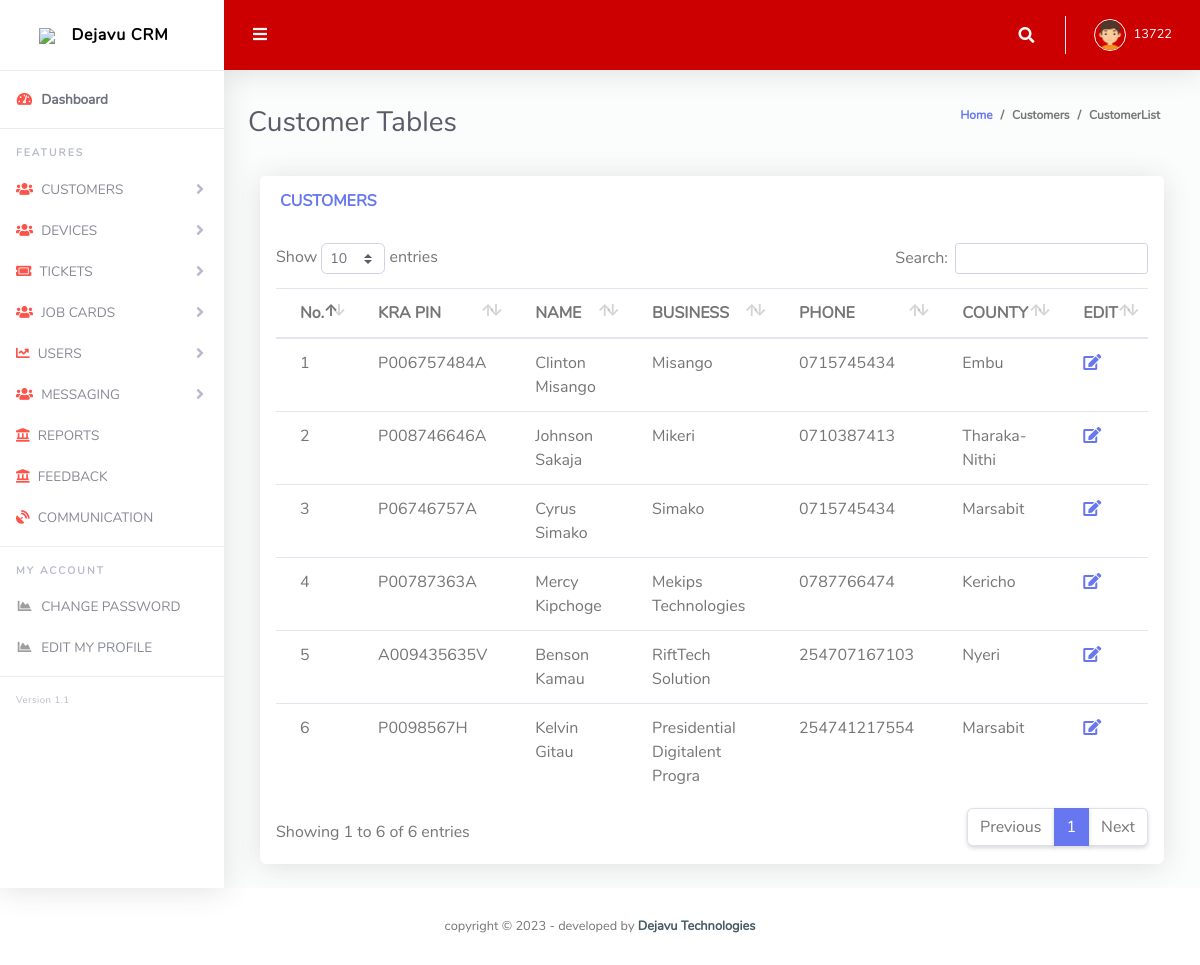
The app's page /admin/vcustomers.php (signed in) with its own data.
### tables this page shows
CREATE TABLE `customers` (
  `id` int(11) NOT NULL,
  `dateCreated` datetime(6) DEFAULT NULL,
  `idNumber` varchar(40) DEFAULT NULL,
  `pin` varchar(20) NOT NULL,
  `phoneNumber` varchar(20) NOT NULL,
  `cusName` varchar(30) DEFAULT NULL,
  `businessName` varchar(30) DEFAULT NULL,
  `businessAddress` varchar(30) DEFAULT NULL,
  `county` varchar(15) DEFAULT NULL,
  `email` varchar(40) DEFAULT NULL,
  `createdBy` varchar(16) NOT NULL,
  `status` int(1) NOT NULL
);

### member.php (called while the page is built, shortened)
<?php
function allcustomers()
{
    $db = getConnection();
    $query = "SELECT * FROM customers ";
    $result = mysqli_query($db, $query);
    return $result;
}

### admin/vcustomers.php (the view, shortened to what this page needs)
<?php
require_once($_SERVER['DOCUMENT_ROOT']."/crm/member.php");
$customers = allcustomers()
?>
<!DOCTYPE html>
<html lang="en">
<head>
  <link href="vendor/fontawesome-free/css/all.min.css" rel="stylesheet" type="text/css">
  <link href="vendor/bootstrap/css/bootstrap.min.css" rel="stylesheet" type="text/css">
  <link href="css/ruang-admin.min.css" rel="stylesheet">
  <link href="vendor/datatables/dataTables.bootstrap4.min.css" rel="stylesheet">
</head>
<body id="page-top">
  <div id="wrapper">
    <?php
      include('sidebar.php');
    ?>
    <div id="content-wrapper" class="d-flex flex-column">
      <div id="content">
        <?php
         include('topbar.php');
        ?>
        <div class="container-fluid" id="container-wrapper">
          <div class="d-sm-flex align-items-center justify-content-between mb-4">
            <h1 class="h3 mb-0 text-gray-800">Customer Tables</h1>
            <ol class="breadcrumb">
              <li class="breadcrumb-item"><a href="./">Home</a></li>
              <li class="breadcrumb-item">Customers</li>
              <li class="breadcrumb-item active" aria-current="page">CustomerList</li>
            </ol>
          </div>
             <div class="col-lg-12">
              <div class="card mb-4">
                <div class="card-header py-3 d-flex flex-row align-items-center justify-content-between">
                  <h6 class="m-0 font-weight-bold text-primary">CUSTOMERS</h6>
                </div>
                <div class="table-responsive p-3">
                  <table class="table align-items-center table-flush" id="dataTable" >
                    <thead class="">
                      <tr>
                        <th>No.</th>
                        <th>KRA PIN</th>
                        <th>NAME</th>
                        <th>BUSINESS</th>
                        <th>PHONE</th>
                        <th>COUNTY</th>
                        <th>EDIT</th>
                      </tr>
                    </thead>
                    <tbody>
                         <?php
                                  $num=0;
                            foreach($customers as $row){
                                print " <tr> ";
                                print "<td>" . ++$num . "</td>";
                                print "<td>" . $row['pin']. "</td>";
                                print "<td>" . $row['cusName']. "</td>";
                                print "<td>" . $row['businessName']. "</td>";
                                print "<td>" . $row['phoneNumber']. "</td>";
                                print "<td>" . $row['county']. "</td>";
                                print("<td>");
                                print('<a  href="/crm/admin/edit.php?id='.$row['id'].'"><i class="fa fa-edit"></i></a>');
                                print("</td>");
                            }
                        ?>
                    </tbody>
                  </table>
                </div>
              </div>
            </div>
          </div>
        </div>
      </div>
    </div>
  <footer class="sticky-footer bg-white">
        <div class="container my-auto">
          <div class="copyright text-center my-auto">
            <span>copyright &copy; <script> document.write(new Date().getFullYear()); </script> - developed by
              <b><a href="" target="_blank">Dejavu Technologies</a></b>
            </span>
          </div>
        </div>
      </footer>
</body>
</html>

### admin/sidebar.php (shortened to what this page needs)
<ul class="navbar-nav sidebar sidebar-light accordion" id="accordionSidebar">
      <a class="sidebar-brand d-flex align-items-center justify-content-center" href="index.php" style="background-color:#FFFFFF">
        <div class="sidebar-brand-icon">
          <img src="img/devajuLogo.jpeg">
        </div>
        <div class="sidebar-brand-text mx-3" style="color:#000000">Dejavu CRM</div>
      </a>
      <hr class="sidebar-divider my-0">
      <li class="nav-item active">
        <a class="nav-link" href="index.php">
          <i class="fas fa-fw fa-tachometer-alt text-danger"></i>
          <span>Dashboard</span></a>
      </li>
      <hr class="sidebar-divider">
      <div class="sidebar-heading">
        Features
      </div>
      <li class="nav-item">
        <a class="nav-link collapsed" href="#" data-toggle="collapse" data-target="#collapseBootstrap"
          aria-expanded="true" aria-controls="collapseBootstrap">
          <i class="fas fa-users fa-2x text-danger"></i>
          <span>CUSTOMERS</span>
        </a>
      </li>
      <li class="nav-item">
        <a class="nav-link collapsed" href="#" data-toggle="collapse" data-target="#collapseBootstrap1"
          aria-expanded="true" aria-controls="collapseBootstrap">
          <i class="fas fa-users fa-2x text-danger"></i>
          <span>DEVICES</span>
        </a>
      </li>
      <li class="nav-item">
        <a class="nav-link collapsed" href="#" data-toggle="collapse" data-target="#collapseForm" aria-expanded="true"
          aria-controls="collapseForm">
          <i class="fas fa-ticket-alt fa-2x text-danger"></i>
          <span>TICKETS</span>
        </a>
      </li>
     <li class="nav-item">
        <a class="nav-link collapsed" href="#" data-toggle="collapse" data-target="#jobCards"
          aria-expanded="true" aria-controls="collapseBootstrap">
          <i class="fas fa-users fa-2x text-danger"></i>
          <span>JOB CARDS</span>
        </a>
      </li>
      <li class="nav-item">
        <a class="nav-link collapsed" href="#" data-toggle="collapse" data-target="#collapseTable" aria-expanded="true"
          aria-controls="collapseTable">
          <i class="fas fa-chart-line fa-2x text-danger"></i>
          <span>USERS</span>
        </a>
      </li>
 <li class="nav-item">
        <a class="nav-link collapsed" href="#" data-toggle="collapse" data-target="#collapseBootstrapmsg"
          aria-expanded="true" aria-controls="collapseBootstrapmsg">
          <i class="fas fa-users fa-2x text-danger"></i>
          <span>MESSAGING</span>
        </a>
      </li>
      <li class="nav-item">
        <a class="nav-link" href="reportM.php">
          <i class="fas fa-landmark fa-2x text-danger"></i>
          <span>REPORTS</span>
        </a>
      </li>
      <li class="nav-item">
        <a class="nav-link" href="">
          <i class="fas fa-landmark fa-2x text-danger"></i>
          <span>FEEDBACK</span>
        </a>
      </li>
      <li class="nav-item">
        <a class="nav-link" href="">
          <i class="fas fa-satellite-dish fa-2x text-danger"></i>
          <span>COMMUNICATION</span>
        </a>
      </li>
      <hr class="sidebar-divider">
      <div class="sidebar-heading">
        MY ACCOUNT
      </div>
      <li class="nav-item">
        <a class="nav-link" href="cp.php">
          <i class="fas fa-fw fa-chart-area"></i>
          <span>CHANGE PASSWORD</span>
        </a>
      </li>
      <li class="nav-item">
        <a class="nav-link" href="edituser.php">
          <i class="fas fa-fw fa-chart-area"></i>
          <span>EDIT MY PROFILE</span>
        </a>
      </li>
      <hr class="sidebar-divider">
      <div class="version" id="version-ruangadmin"></div>
    </ul>

### admin/topbar.php (shortened to what this page needs)
<nav class="navbar navbar-expand navbar-light bg-navbar topbar mb-4 static-top" style="background-color:#cc0000">
          <button id="sidebarToggleTop" class="btn btn-link rounded-circle mr-3">
            <i class="fa fa-bars"></i>
          </button>
          <ul class="navbar-nav ml-auto">
            <li class="nav-item dropdown no-arrow">
              <a class="nav-link dropdown-toggle" href="#" id="searchDropdown" role="button" data-toggle="dropdown"
                aria-haspopup="true" aria-expanded="false">
                <i class="fas fa-search fa-fw"></i>
              </a>
            </li>
            <li class="nav-item dropdown no-arrow">
              <a class="nav-link dropdown-toggle" href="#" id="userDropdown" role="button" data-toggle="dropdown"
                aria-haspopup="true" aria-expanded="false">
                <img class="img-profile rounded-circle" src="img/boy.png" style="max-width: 60px">
                <span class="ml-2 d-none d-lg-inline text-white small"><?php echo($_SESSION['username']);?></span>
              </a>
            </li>
          </ul>
        </nav>

### records on screen
customers: pin "P006757484A", cusName "Clinton Misango", businessName "Misango", phoneNumber "0715745434", county "Embu"
customers: pin "P008746646A", cusName "Johnson Sakaja", businessName "Mikeri", phoneNumber "0710387413", county "Tharaka-Nithi"
customers: pin "P06746757A", cusName "Cyrus Simako", businessName "Simako", phoneNumber "0715745434", county "Marsabit"
customers: pin "P00787363A", cusName "Mercy Kipchoge", businessName "Mekips Technologies", phoneNumber "0787766474", county "Kericho"
customers: pin "A009435635V", cusName "Benson Kamau", businessName "RiftTech Solution", phoneNumber "254707167103", county "Nyeri"
customers: pin "P0098567H", cusName "Kelvin Gitau", businessName "Presidential Digitalent Progra", phoneNumber "254741217554", county "Marsabit"

### other values on screen
$_SESSION['username'] "13722"
